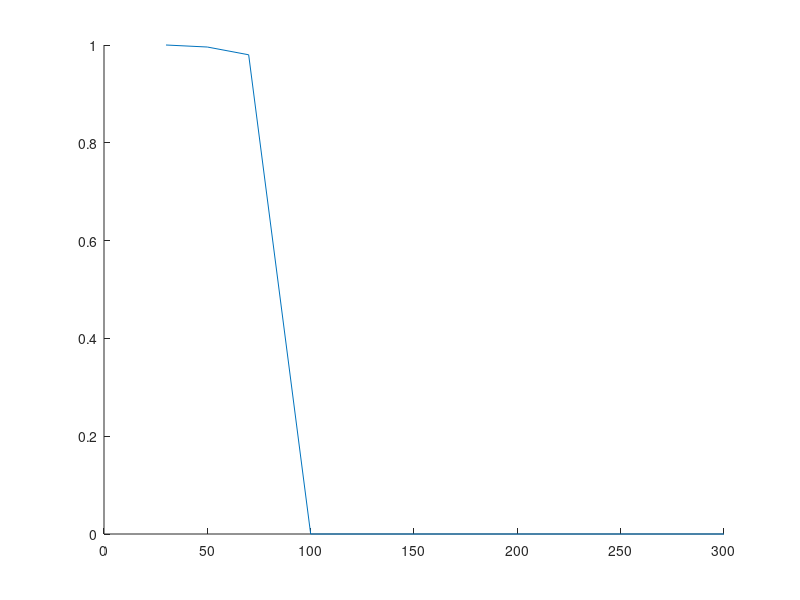

Write the MATLAB code that produced this figure. (Note: this script raises an error after producing the figure.)
freq = [3000,2500,2000,1500,1000,800,700,600,500];
dist = [30,50,70,100,150,200,250,300];
PDR = [1 0.995884 0.98 0 0 0 0 0;
       1 0.971098 0.96 0 0 0 0 0;
       0.980263 1 0.925925 0 0 0 0 0;
       1 0.689655 0 0 0 0 0 0;
       1 0 0 0 0 0 0 0;
       0 0 0 0 0 0 0 0];
marks=['+','o','*','x','<','square'];
    
figure('Name','Packet Reception Ratio for Manchester Encoding (data size=8)');
hold on;
for i=1:6
    p = plot(dist, PDR(i,:),'-','DisplayName',num2str(freq(i)));
    p.Marker = marks(i);
end
hold off;

title('Packet Reception Ratio VS frequency (Manchester Encoding, DataSize=8, symbols=23)');
xlabel('Distance from Light (cm)');
ylabel('Packet Reception Ratio');
lgd = legend('show');
lgd.FontSize = 12;
title(lgd,'Symbol frequency (Hz)')
ylim([-0.2 1.2])